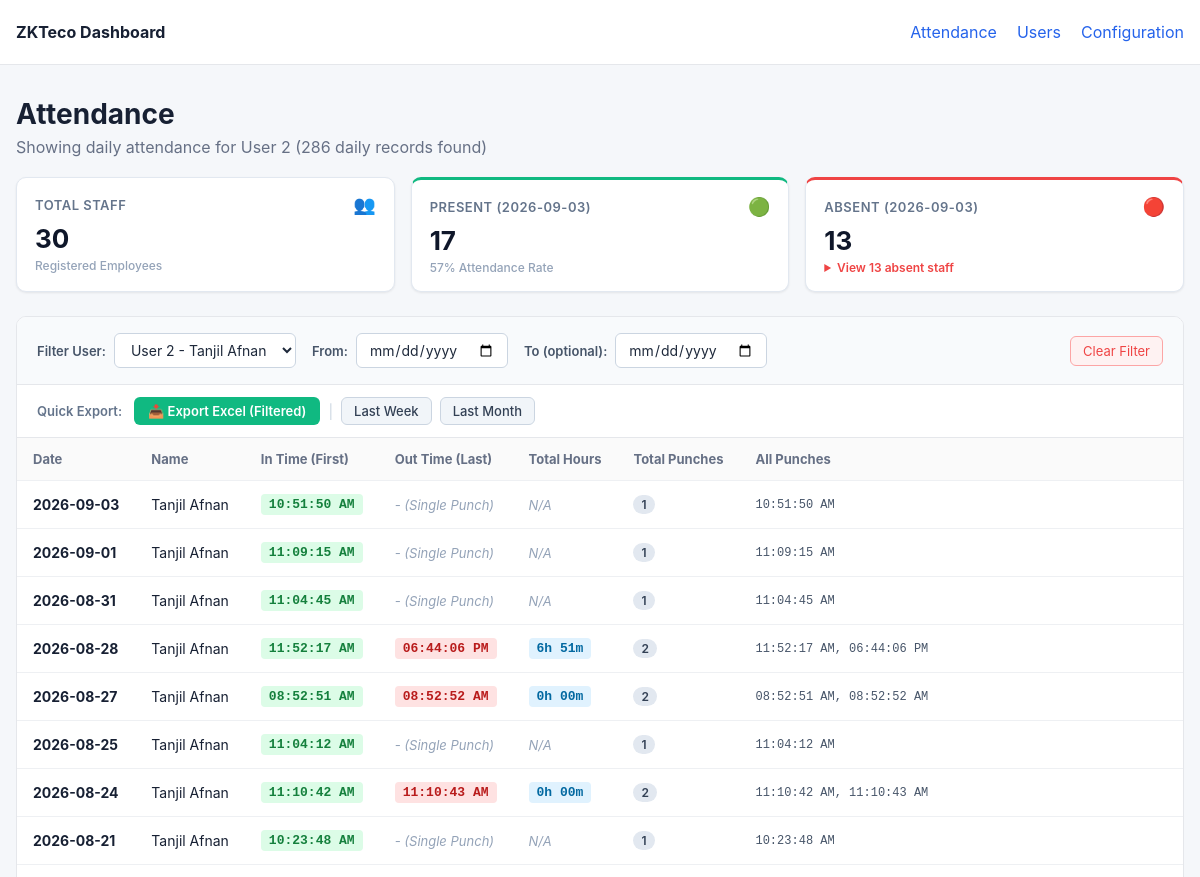
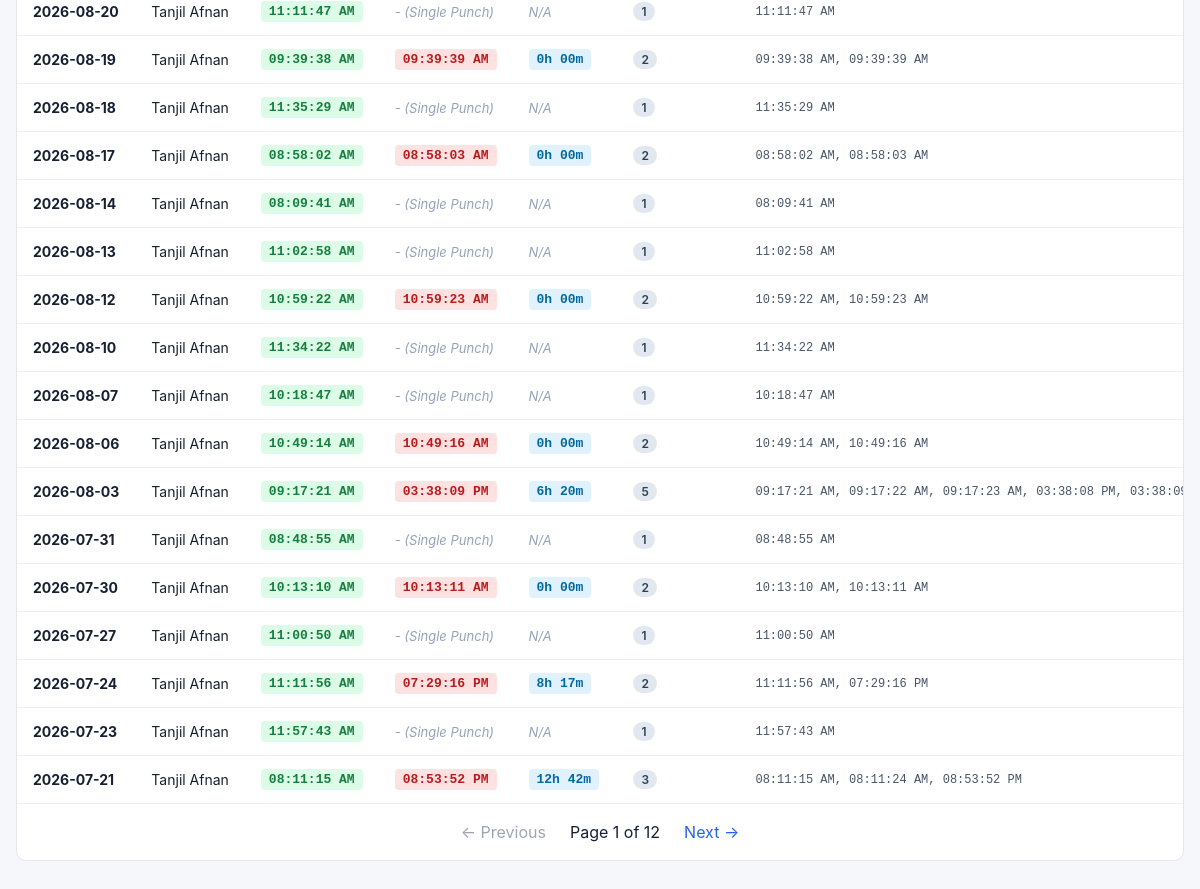
Page /?user_id=2 on the committed database (2 pictures, top to bottom).
### tables this page shows
CREATE TABLE users (
            user_id TEXT PRIMARY KEY,
            name TEXT,
            privilege TEXT,
            created_at TEXT DEFAULT CURRENT_TIMESTAMP,
            updated_at TEXT DEFAULT CURRENT_TIMESTAMP
        );

### dashboard/app.py (the view)
@app.route("/")
def attendance():
    selected_user_id = request.args.get("user_id", "").strip()
    selected_from_date = request.args.get("from_date", "").strip()
    selected_to_date = request.args.get("to_date", "").strip()
    try:
        page = max(1, int(request.args.get("page", 1)))
    except ValueError:
        page = 1
    per_page = 25
    offset = (page - 1) * per_page
    db = get_db()
    all_users = db.execute(
        "SELECT user_id, name FROM users ORDER BY CAST(user_id AS INTEGER), user_id"
    ).fetchall()
    if selected_from_date and selected_to_date and selected_from_date == selected_to_date:
        target_date = selected_from_date
    elif selected_from_date and not selected_to_date:
        target_date = selected_from_date
    else:
        latest_date_row = db.execute("SELECT MAX(DATE(timestamp)) FROM attendance").fetchone()
        target_date = latest_date_row[0] if latest_date_row and latest_date_row[0] else datetime.now().strftime("%Y-%m-%d")
    present_rows = db.execute(
        "SELECT DISTINCT user_id FROM attendance WHERE DATE(timestamp) = ?",
        (target_date,),
    ).fetchall()
    present_uids = set(r[0] for r in present_rows)
    total_staff = len(all_users)
    present_count = len(present_uids)
    absent_count = max(0, total_staff - present_count)
    absent_users = [dict(u) for u in all_users if u["user_id"] not in present_uids]
    analytics = {
        "target_date": target_date,
        "total_staff": total_staff,
        "present_count": present_count,
        "absent_count": absent_count,
        "absent_users": absent_users,
    }
    conditions = []
    params = []
    if selected_user_id:
        conditions.append("a.user_id = ?")
        params.append(selected_user_id)
    if selected_from_date:
        conditions.append("DATE(a.timestamp) >= ?")
        params.append(selected_from_date)
    if selected_to_date:
        conditions.append("DATE(a.timestamp) <= ?")
        params.append(selected_to_date)
    where_clause = f"WHERE {' AND '.join(conditions)}" if conditions else ""
    count_sql = f"SELECT COUNT(*) FROM (SELECT 1 FROM attendance a {where_clause} GROUP BY a.user_id, DATE(a.timestamp))"
    total = db.execute(count_sql, params).fetchone()[0]
    rows_sql = f"""
        SELECT
            DATE(a.timestamp) AS date,
            a.user_id,
            COALESCE(u.name, 'Unknown') AS name,
            MIN(a.timestamp) AS min_ts,
            MAX(a.timestamp) AS max_ts,
            strftime('%I:%M:%S %p', MIN(a.timestamp)) AS in_time,
            strftime('%I:%M:%S %p', MAX(a.timestamp)) AS out_time,
            COUNT(*) AS total_punches,
            GROUP_CONCAT(strftime('%I:%M:%S %p', a.timestamp), ', ') AS all_punches
        FROM attendance a
        LEFT JOIN users u
            ON u.user_id = a.user_id
        {where_clause}
        GROUP BY a.user_id, DATE(a.timestamp)
        ORDER BY date DESC, CAST(a.user_id AS INTEGER), a.user_id
        LIMIT ? OFFSET ?
    """
    raw_rows = db.execute(rows_sql, params + [per_page, offset]).fetchall()
    db.close()
    rows = []
    for r in raw_rows:
        row_dict = dict(r)
        row_dict["total_hours"] = compute_total_hours(r["min_ts"], r["max_ts"], r["total_punches"])
        rows.append(row_dict)
    total_pages = max(1, (total + per_page - 1) // per_page)
    return render_template(
        "attendance.html",
        rows=rows,
        users_list=all_users,
        selected_user_id=selected_user_id,
        selected_from_date=selected_from_date,
        selected_to_date=selected_to_date,
        analytics=analytics,
        page=page,
        per_page=per_page,
        total=total,
        total_pages=total_pages,
    )

### dashboard/app.py (called while the page is built)
def get_db():
    db = sqlite3.connect(DB_FILE)
    db.row_factory = sqlite3.Row
    return db

def compute_total_hours(min_ts, max_ts, total_punches):
    if total_punches > 1 and min_ts and max_ts:
        try:
            t_in = datetime.fromisoformat(min_ts)
            t_out = datetime.fromisoformat(max_ts)
            diff = t_out - t_in
            secs = int(diff.total_seconds())
            if secs > 0:
                h = secs // 3600
                m = (secs % 3600) // 60
                return f"{h}h {m:02d}m"
        except Exception:
            pass
    return "N/A"

### dashboard/templates/attendance.html (shortened to what this page needs)
{% extends "base.html" %}
{% block content %}
<div class="page-header">
    <div>
        <h1>Attendance</h1>
        <p>
            {% if selected_from_date and selected_to_date %}
                Showing attendance {% if selected_user_id %}for User {{ selected_user_id }} {% endif %}from {{ selected_from_date }} to {{ selected_to_date }} ({{ total }} daily records found)
            {% elif selected_from_date %}
                Showing attendance {% if selected_user_id %}for User {{ selected_user_id }} {% endif %}from {{ selected_from_date }} onwards ({{ total }} daily records found)
            {% elif selected_to_date %}
                Showing attendance {% if selected_user_id %}for User {{ selected_user_id }} {% endif %}up to {{ selected_to_date }} ({{ total }} daily records found)
            {% elif selected_user_id %}
                Showing daily attendance for User {{ selected_user_id }} ({{ total }} daily records found)
            {% else %}
                {{ total }} total daily attendance records
            {% endif %}
        </p>
    </div>
</div>
<div class="kpi-grid">
    <div class="kpi-card">
        <div class="kpi-header">
            <span class="kpi-label">Total Staff</span>
            <span class="kpi-icon">👥</span>
        </div>
        <div class="kpi-value">{{ analytics.total_staff }}</div>
        <div class="kpi-sub">Registered Employees</div>
    </div>
    <div class="kpi-card kpi-card-success">
        <div class="kpi-header">
            <span class="kpi-label">Present ({{ analytics.target_date }})</span>
            <span class="kpi-icon">🟢</span>
        </div>
        <div class="kpi-value">{{ analytics.present_count }}</div>
        <div class="kpi-sub">{{ ((analytics.present_count / (analytics.total_staff or 1)) * 100)|round|int }}% Attendance Rate</div>
    </div>
    <div class="kpi-card kpi-card-danger">
        <div class="kpi-header">
            <span class="kpi-label">Absent ({{ analytics.target_date }})</span>
            <span class="kpi-icon">🔴</span>
        </div>
        <div class="kpi-value">{{ analytics.absent_count }}</div>
        <div class="kpi-sub">
            {% if analytics.absent_count > 0 %}
                <details class="absent-details">
                    <summary>View {{ analytics.absent_count }} absent staff</summary>
                </details>
            {% else %}
                All staff present!
            {% endif %}
        </div>
    </div>
</div>
<div class="card">
    <form method="GET" action="{{ url_for('attendance') }}" class="filter-bar">
        <div class="filter-group">
            <label for="user-select">Filter User:</label>
            <select name="user_id" id="user-select" onchange="this.form.submit()">
                {% for u in users_list %}
                    <option value="{{ u.user_id }}" {% if u.user_id == selected_user_id %}selected{% endif %}>
                        User {{ u.user_id }} - {{ u.name }}
                    </option>
                {% endfor %}
            </select>
        </div>
        <div class="filter-group">
            <label for="from-date">From:</label>
            <input type="date" name="from_date" id="from-date" value="{{ selected_from_date }}" onchange="this.form.submit()">
        </div>
        <div class="filter-group">
            <label for="to-date">To (optional):</label>
            <input type="date" name="to_date" id="to-date" value="{{ selected_to_date }}" onchange="this.form.submit()">
        </div>
        {% if selected_user_id or selected_from_date or selected_to_date %}
            <a href="{{ url_for('attendance') }}" class="btn-clear">Clear Filter</a>
        {% endif %}
    </form>
    <div class="export-bar">
        <div class="export-label">Quick Export:</div>
        <div class="export-buttons">
            <a href="{{ url_for('export_excel', user_id=selected_user_id, from_date=selected_from_date, to_date=selected_to_date) }}" class="btn-export">
                📥 Export Excel {% if not selected_user_id and not selected_from_date and not selected_to_date %}(Latest Month){% else %}(Filtered){% endif %}
            </a>
            <span class="divider">|</span>
            <a href="{{ url_for('export_excel', preset='last_week', user_id=selected_user_id) }}" class="btn-preset">Last Week</a>
            <a href="{{ url_for('export_excel', preset='last_month', user_id=selected_user_id) }}" class="btn-preset">Last Month</a>
        </div>
    </div>
    <div class="table-wrap">
        <table>
            <thead>
                <tr>
                    <th>Date</th>
                    <th>Name</th>
                    <th>In Time (First)</th>
                    <th>Out Time (Last)</th>
                    <th>Total Hours</th>
                    <th>Total Punches</th>
                    <th>All Punches</th>
                </tr>
            </thead>
            <tbody>
            {% for row in rows %}
                <tr>
                    <td><strong>{{ row.date }}</strong></td>
                    <td>{{ row.name }}</td>
                    <td>
                        <span class="time-tag in-time">{{ row.in_time }}</span>
                    </td>
                    <td>
                        {% if row.total_punches > 1 %}
                            <span class="time-tag out-time">{{ row.out_time }}</span>
                        {% else %}
                            <span class="single-punch">- (Single Punch)</span>
                        {% endif %}
                    </td>
                    <td>
                        <span class="{% if row.total_hours != 'N/A' %}hours-tag{% else %}single-punch{% endif %}">
                            {{ row.total_hours }}
                        </span>
                    </td>
                    <td><span class="badge">{{ row.total_punches }}</span></td>
                    <td class="punch-list">{{ row.all_punches }}</td>
                </tr>
            {% else %}
                <tr>
                    <td colspan="7" class="empty">No attendance records found.</td>
                </tr>
            {% endfor %}
            </tbody>
        </table>
    </div>
    {% include "_pagination.html" %}
</div>
{% endblock %}

### dashboard/static/style.css (style rules this page uses)
* { box-sizing: border-box; }
body { margin: 0; background: #f5f7fa; color: #172033; font-family: -apple-system, BlinkMacSystemFont, "Segoe UI", sans-serif; }
.page-header { margin-bottom: 20px; }
h1 { margin: 0 0 6px; font-size: 28px; }
p { margin: 0; color: #667085; }
.card { background: white; border: 1px solid #e5e7eb; border-radius: 10px; overflow: hidden; }
.table-wrap { overflow-x: auto; }
table { width: 100%; border-collapse: collapse; }
th, td { padding: 13px 16px; text-align: left; border-bottom: 1px solid #eef0f3; white-space: nowrap; }
th { background: #fafafa; font-size: 13px; color: #667085; }
td { font-size: 14px; }
.filter-bar { padding: 16px 20px; background: #f8fafc; border-bottom: 1px solid #e5e7eb; display: flex; align-items: center; flex-wrap: wrap; gap: 16px; }
.filter-group { display: flex; align-items: center; gap: 8px; }
.filter-group label { font-size: 13px; font-weight: 600; color: #475569; }
.filter-group select, .filter-group input[type="date"] { padding: 7px 12px; border: 1px solid #cbd5e1; border-radius: 6px; background-color: #ffffff; font-size: 14px; font-family: inherit; color: #1e293b; outline: none; cursor: pointer; transition: border-color 0.15s ease; }
.btn-clear { margin-left: auto; font-size: 13px; color: #ef4444; text-decoration: none; padding: 6px 12px; border-radius: 6px; border: 1px solid #fca5a5; background: #fef2f2; transition: all 0.15s ease; }
.time-tag { display: inline-block; padding: 3px 8px; border-radius: 4px; font-size: 13px; font-family: ui-monospace, SFMono-Regular, Menlo, Monaco, Consolas, monospace; font-weight: 600; }
.time-tag.in-time { background: #dcfce7; color: #15803d; }
.time-tag.out-time { background: #fee2e2; color: #b91c1c; }
.hours-tag { display: inline-block; padding: 3px 8px; border-radius: 4px; font-size: 13px; font-family: ui-monospace, SFMono-Regular, Menlo, Monaco, Consolas, monospace; font-weight: 600; background: #e0f2fe; color: #0369a1; }
.single-punch { font-size: 13px; color: #94a3b8; font-style: italic; }
.badge { display: inline-block; padding: 2px 8px; border-radius: 12px; font-size: 12px; font-weight: 600; background: #e2e8f0; color: #334155; }
.punch-list { font-family: ui-monospace, SFMono-Regular, Menlo, Monaco, Consolas, monospace; font-size: 12px; color: #475569; }
.export-bar { padding: 12px 20px; background: #ffffff; border-bottom: 1px solid #e5e7eb; display: flex; align-items: center; gap: 12px; flex-wrap: wrap; }
.export-label { font-size: 13px; font-weight: 600; color: #64748b; }
.export-buttons { display: flex; align-items: center; gap: 8px; flex-wrap: wrap; }
.btn-export { display: inline-flex; align-items: center; gap: 6px; padding: 6px 14px; background-color: #10b981; color: #ffffff; font-size: 13px; font-weight: 600; border-radius: 6px; text-decoration: none; transition: background-color 0.15s ease; }
.btn-preset { display: inline-flex; align-items: center; padding: 5px 12px; background-color: #f1f5f9; color: #334155; font-size: 13px; font-weight: 500; border-radius: 6px; border: 1px solid #cbd5e1; text-decoration: none; transition: all 0.15s ease; }
.divider { color: #cbd5e1; font-size: 14px; }
.kpi-grid { display: grid; grid-template-columns: repeat(auto-fit, minmax(200px, 1fr)); gap: 16px; margin-bottom: 24px; }
.kpi-card { background: #ffffff; border-radius: 10px; padding: 16px 18px; box-shadow: 0 1px 3px rgba(0, 0, 0, 0.05), 0 1px 2px rgba(0, 0, 0, 0.03); border: 1px solid #e2e8f0; position: relative; overflow: hidden; transition: transform 0.15s ease, box-shadow 0.15s ease; }
.kpi-header { display: flex; justify-content: space-between; align-items: center; margin-bottom: 8px; }
.kpi-label { font-size: 13px; font-weight: 600; color: #64748b; text-transform: uppercase; letter-spacing: 0.5px; }
.kpi-icon { font-size: 18px; }
.kpi-value { font-size: 26px; font-weight: 700; color: #0f172a; line-height: 1.2; margin-bottom: 4px; }
.kpi-sub { font-size: 12px; color: #94a3b8; font-weight: 500; }
.kpi-card-success { border-top: 3px solid #10b981; }
.kpi-card-danger { border-top: 3px solid #ef4444; }
.absent-details summary { font-size: 12px; color: #ef4444; cursor: pointer; font-weight: 600; user-select: none; outline: none; }

### rows in the picture
users: date "2026-09-03", name "Tanjil Afnan", in_time "10:51:50 AM", shows "- (Single Punch)", total_hours "N/A", total_punches "1", all_punches "10:51:50 AM", date "2026-08-28", in_time "11:52:17 AM", out_time "06:44:06 PM", total_hours "6h 51m", total_punches "2", all_punches "11:52:17 AM, 06:44:06 PM", date "2026-08-27", in_time "08:52:51 AM", out_time "08:52:52 AM", total_hours "0h 00m", all_punches "08:52:51 AM, 08:52:52 AM", date "2026-08-24", in_time "11:10:42 AM", out_time "11:10:43 AM", all_punches "11:10:42 AM, 11:10:43 AM", date "2026-08-19", in_time "09:39:38 AM", out_time "09:39:39 AM", all_punches "09:39:38 AM, 09:39:39 AM", date "2026-08-17", in_time "08:58:02 AM", out_time "08:58:03 AM", all_punches "08:58:02 AM, 08:58:03 AM", date "2026-08-12", in_time "10:59:22 AM", out_time "10:59:23 AM", all_punches "10:59:22 AM, 10:59:23 AM", date "2026-08-06", in_time "10:49:14 AM", out_time "10:49:16 AM", all_punches "10:49:14 AM, 10:49:16 AM", date "2026-07-30", in_time "10:13:10 AM", out_time "10:13:11 AM", all_punches "10:13:10 AM, 10:13:11 AM", date "2026-07-24", in_time "11:11:56 AM", out_time "07:29:16 PM", total_hours "8h 17m", all_punches "11:11:56 AM, 07:29:16 PM"

### other values in the picture
{{ selected_user_id }} "2"
{{ total }} "286"
{{ analytics.total_staff }} "30"
{{ analytics.target_date }} "2026-09-03"
{{ analytics.present_count }} "17"
{{ analytics.absent_count }} "13"
{{ row.date }} "2026-09-01" "2026-08-31" "2026-08-25" "2026-08-21" "2026-08-20" "2026-08-18" "2026-08-14" "2026-08-13" "2026-08-10" "2026-08-07" "2026-08-03" "2026-07-31" "2026-07-27" "2026-07-23" "2026-07-21"
{{ row.name }} "Tanjil Afnan" "Tanjil Afnan" "Tanjil Afnan" "Tanjil Afnan" "Tanjil Afnan" "Tanjil Afnan" "Tanjil Afnan" "Tanjil Afnan" "Tanjil Afnan" "Tanjil Afnan" "Tanjil Afnan" "Tanjil Afnan" "Tanjil Afnan" "Tanjil Afnan" "Tanjil Afnan"
{{ row.in_time }} "11:09:15 AM" "11:04:45 AM" "11:04:12 AM" "10:23:48 AM" "11:11:47 AM" "11:35:29 AM" "08:09:41 AM" "11:02:58 AM" "11:34:22 AM" "10:18:47 AM" "09:17:21 AM" "08:48:55 AM" "11:00:50 AM" "11:57:43 AM" "08:11:15 AM"
{{ row.total_hours }} "N/A" "N/A" "N/A" "N/A" "N/A" "N/A" "N/A" "N/A" "N/A" "N/A" "6h 20m" "N/A" "N/A" "N/A" "12h 42m"
{{ row.total_punches }} "1" "1" "1" "1" "1" "1" "1" "1" "1" "1" "5" "1" "1" "1" "3"
{{ row.all_punches }} "11:09:15 AM" "11:04:45 AM" "11:04:12 AM" "10:23:48 AM" "11:11:47 AM" "11:35:29 AM" "08:09:41 AM" "11:02:58 AM" "11:34:22 AM" "10:18:47 AM" "09:17:21 AM, 09:17:22 AM, 09:17:23 AM, 03:38:08 PM,…" "08:48:55 AM" "11:00:50 AM" "11:57:43 AM" "08:11:15 AM, 08:11:24 AM, 08:53:52 PM"
{{ row.out_time }} "03:38:09 PM" "08:53:52 PM"
{{ page }} "1"
{{ total_pages }} "12"
